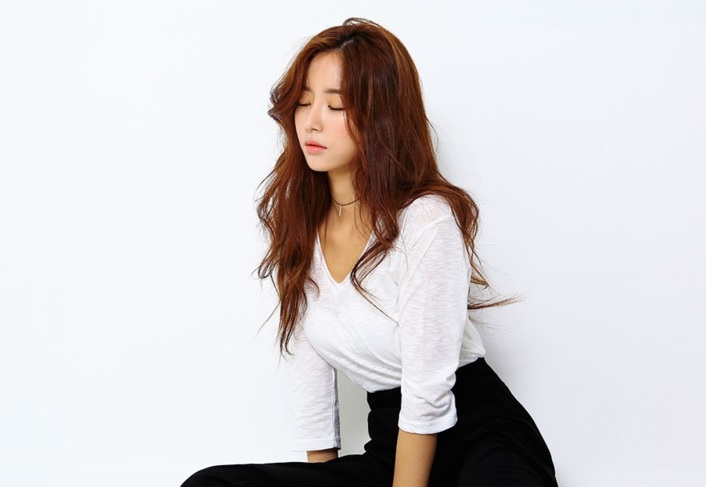
#> input picture OpenCV/images/model.jpg, 706 x 487 px, found by its file name
$ python Ex10-1.GlobalThreshold.py
#> lines starting #> are read from the running program, lines starting #| are printed output that depends on the picture; after the words box and inside, x2 and y2 are one past the last pixel; in counts of white or black regions, pixels touching at a corner belong together
import numpy as np
import cv2

img = cv2.imread('E:/Python_Study/OpenCV/images/model.jpg', cv2.IMREAD_GRAYSCALE)
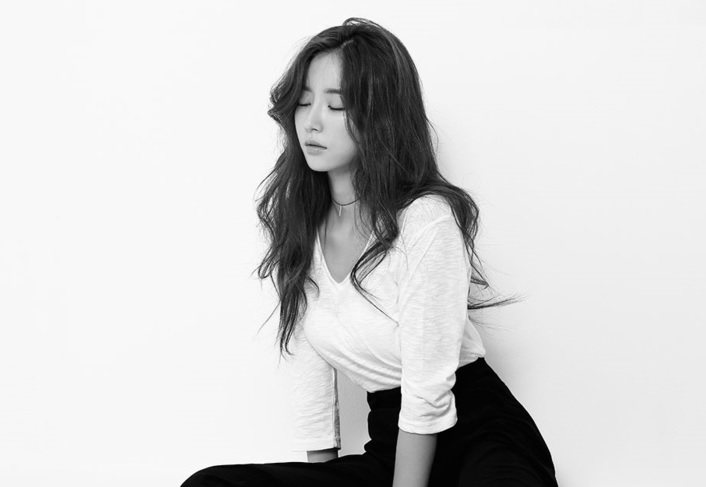
#> img: shape (487, 706); min 0, max 255, mean 210.4

ret, thr1 = cv2.threshold(img, 127, 255, cv2.THRESH_BINARY)
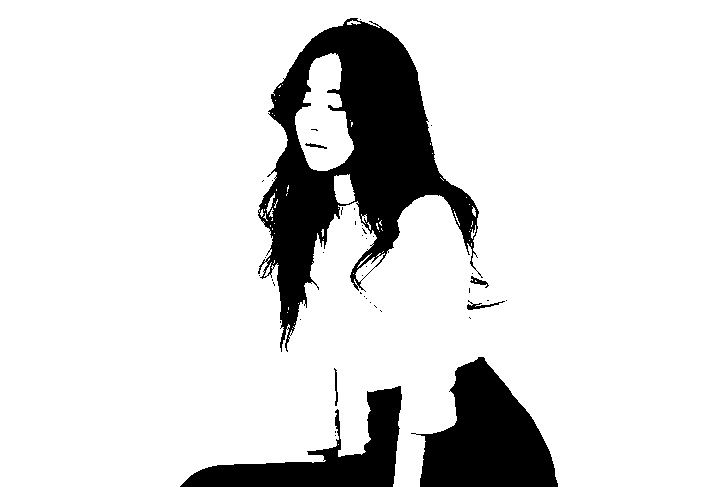
#> thr1: shape (487, 706); 86.2% white; 42 black regions (35 under 20 px), largest, box (x1, y1, x2, y2) and area: (258, 18, 483, 352) 27971, (411, 357, 558, 487) 11259, (180, 386, 402, 487) 7700
ret, thr2 = cv2.threshold(img, 127, 255, cv2.THRESH_BINARY_INV)
ret, thr3 = cv2.threshold(img, 127, 255, cv2.THRESH_TRUNC)
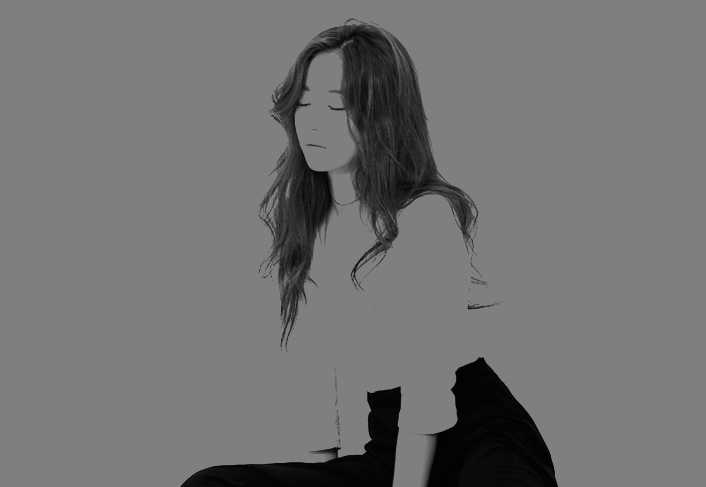
#> thr3: shape (487, 706); min 0, max 127, mean 114.7
ret, thr4 = cv2.threshold(img, 127, 255, cv2.THRESH_TOZERO)
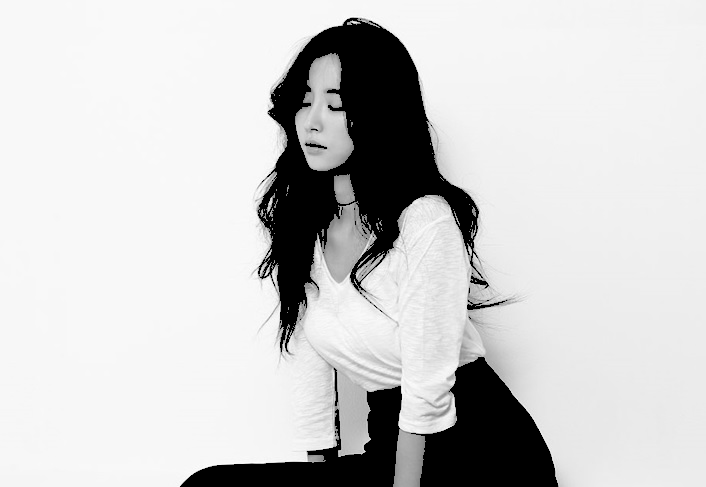
#> thr4: shape (487, 706); min 0, max 255, mean 205.2
ret, thr5 = cv2.threshold(img, 127, 255, cv2.THRESH_TOZERO_INV)
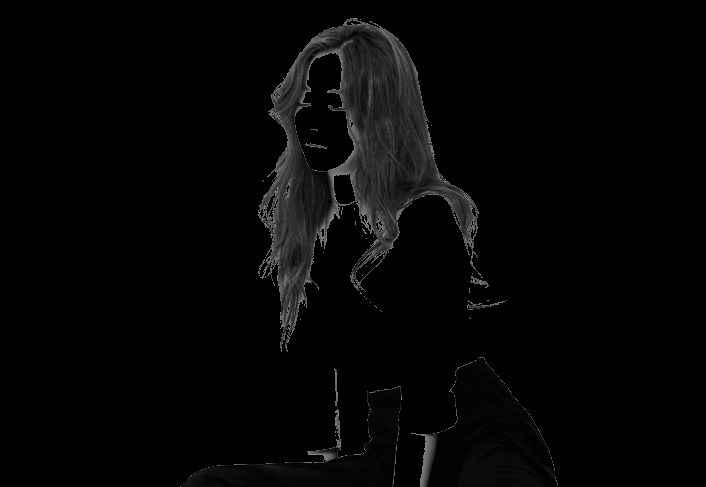
#> thr5: shape (487, 706); min 0, max 127, mean 5.2

cv2.imshow('original', img)
cv2.imshow('BINARY', thr1)
cv2.imshow('BINARY_INV', thr2)
cv2.imshow('TRUNC', thr3)
cv2.imshow('TOZERO', thr4)
cv2.imshow('TOZERO_INV', thr5)

cv2.waitKey(0)
cv2.destroyAllWindows()
